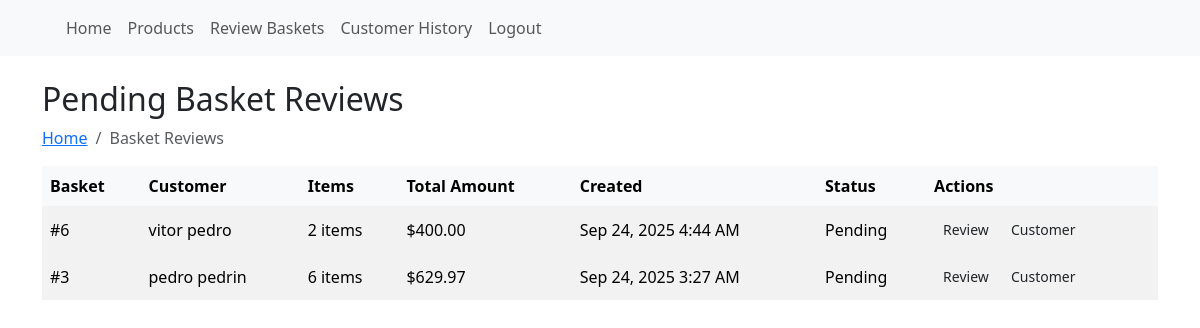
Page /staff/baskets/ (signed in) on the committed database.
### store/models.py (models this page shows, shortened)
class Basket(models.Model):
    STATUS_CHOICES = [
        ('pending', 'Pending'),
        ('approved', 'Approved'),
        ('denied', 'Denied'),
    ]
    customer = models.ForeignKey(User, on_delete=models.CASCADE, related_name='baskets')
    created_date = models.DateTimeField(auto_now_add=True)
    status = models.CharField(max_length=10, choices=STATUS_CHOICES, default='pending')
    staff_reviewer = models.ForeignKey(User, on_delete=models.SET_NULL, null=True, blank=True, related_name='reviewed_baskets')
    review_date = models.DateTimeField(null=True, blank=True)
    review_comments = models.TextField(blank=True, help_text="Staff comments on basket review")
    def get_total_price(self):
        return sum(item.get_total_price() for item in self.basket_items.all())
    def get_total_items(self):
        return sum(item.quantity for item in self.basket_items.all())

class BasketItem(models.Model):
    basket = models.ForeignKey(Basket, on_delete=models.CASCADE, related_name='basket_items')
    product = models.ForeignKey(Product, on_delete=models.CASCADE)
    quantity = models.PositiveIntegerField(default=1)
    added_date = models.DateTimeField(auto_now_add=True)
    def get_total_price(self):
        return self.product.price * self.quantity
    class Meta:
        unique_together = ('basket', 'product')

class Product(models.Model):
    name = models.CharField(max_length=200)
    price = models.DecimalField(max_digits=10, decimal_places=2)
    created_date = models.DateTimeField(default=timezone.now)
    updated_date = models.DateTimeField(auto_now=True)
    @property
    def product_id(self):
        return f"PROD-{self.id:04d}"

### store/views.py (the view)
# urls.py: path('staff/baskets/', views.StaffBasketReviewView.as_view(), name='staff-baskets'),
class StaffBasketReviewView(LoginRequiredMixin, StaffRequiredMixin, generic.ListView):
    model = Basket
    template_name = 'staff/basket_review.html'
    context_object_name = 'baskets'
    def get_queryset(self):
        return Basket.objects.filter(status='pending').order_by('-created_date')

### store/models.py (called while the page is built)
    def is_staff_member(self):
        return self.user_type == 'staff'

### store/views.py (called while the page is built)
    def test_func(self):
        try:
            return self.request.user.userprofile.user_type == 'staff'
        except:
            return False

### store/templates/staff/basket_review.html (shortened to what this page needs)
{% extends 'master.html' %}
{% block content %}
<h2>Pending Basket Reviews</h2>
<nav aria-label="breadcrumb">
    <ol class="breadcrumb">
        <li class="breadcrumb-item"><a href="{% url 'index' %}">Home</a></li>
        <li class="breadcrumb-item active">Basket Reviews</li>
    </ol>
</nav>
{% if baskets %}
    <div class="table-responsive">
        <table class="table table-striped table-hover table-borderless align-middle">
            <thead class="table-light">
                <tr>
                    <th>Basket</th>
                    <th>Customer</th>
                    <th>Items</th>
                    <th>Total Amount</th>
                    <th>Created</th>
                    <th>Status</th>
                    <th>Actions</th>
                </tr>
            </thead>
            <tbody class="table-group-divider">
                {% for basket in baskets %}
                    <tr>
                        <td>#{{ basket.id }}</td>
                        <td>{{ basket.customer.get_full_name|default:basket.customer.username }}</td>
                        <td>{{ basket.get_total_items }} items</td>
                        <td>${{ basket.get_total_price }}</td>
                        <td>{{ basket.created_date|date:"M d, Y g:i A" }}</td>
                        <td>{{ basket.get_status_display }}</td>
                        <td>
                            <a href="{% url 'review-basket' basket.id %}" class="btn btn-sm">Review</a>
                            <a href="{% url 'customer-detail' basket.customer.pk %}" class="btn btn-sm">Customer</a>
                        </td>
                    </tr>
                {% endfor %}
            </tbody>
        </table>
    </div>
{% else %}
    <h4>No Pending Baskets</h4>
    <div class="mt-3">
        <a href="{% url 'staff-customers' %}" class="btn">Search Customers</a>
    </div>
{% endif %}
{% endblock %}

### store/templates/master.html (shortened to what this page needs)
<!doctype html>
<html lang="en">
    <head>
        {% load static %}
        <link
            href="https://cdn.jsdelivr.net/npm/bootstrap@5.3.2/dist/css/bootstrap.min.css"
            rel="stylesheet"
        />
    </head>
    <body>
        <nav class="navbar navbar-expand-lg navbar-light bg-light">
            <div class="container">
                <div class="collapse navbar-collapse" id="navbarNav">
                    <ul class="navbar-nav me-auto">
                        {% for p in NAV_PAGES %}
                            <li class="nav-item">
                                <a href="{{ p.url }}" class="nav-link">{{ p.label }}</a>
                            </li>
                        {% endfor %}
                    </ul>
                </div>
            </div>
        </nav>
        <main class="container mt-4">
            {% block content %}{% endblock content %}
        </main>
    </body>
</html>

### rows in the picture
Basket: id "6", customer.get_full_name "vitor pedro", get_total_items "2", get_total_price "400.00", created_date "Sep 24, 2025 4:44 AM", status "Pending"
Basket: id "3", customer.get_full_name "pedro pedrin", get_total_items "6", get_total_price "629.97", created_date "Sep 24, 2025 3:27 AM", status "Pending"

### other values in the picture
{{ p.label }} "Home" "Products" "Review Baskets" "Customer History" "Logout"
